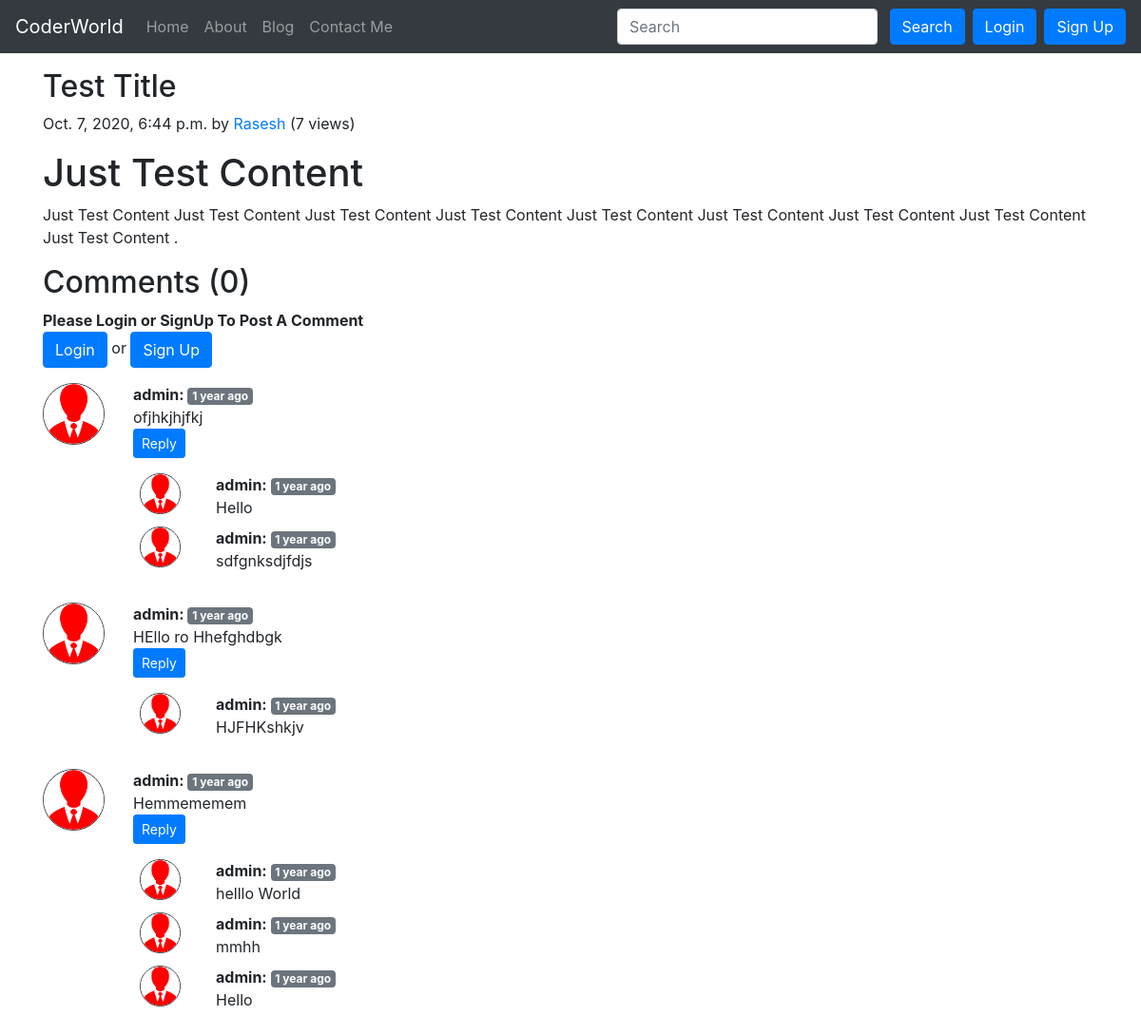
/blog/test-title/, run on the app's committed database.
### blog/models.py (models this page shows, shortened)
class Post(models.Model):
    sno=models.AutoField(primary_key=True)
    title=models.CharField(max_length=255)
    content=models.TextField()
    author=models.CharField(max_length=25)
    slug=models.CharField(max_length=150,unique=True)
    views=models.IntegerField(default=0)
    timeStamp=models.DateTimeField(blank=True)

class BlogComment(models.Model):
    sno=models.AutoField(primary_key=True)
    comment=models.TextField()
    user=models.ForeignKey(User,on_delete=models.CASCADE)
    post=models.ForeignKey(Post, on_delete=models.CASCADE)
    parent=models.ForeignKey('self',on_delete=models.CASCADE, null=True)
    timeStamp=models.DateTimeField(default=now)

### blog/views.py (the view)
# urls.py: path('<str:slug>/', views.blogPost,name='blogPost'),
def blogPost(request,slug):
    post=Post.objects.filter(slug=slug).first()
    post.views+=1
    post.save()
    comments=reversed(BlogComment.objects.filter(post=post,parent=None))
    replies=reversed(BlogComment.objects.filter(post=post).exclude(parent=None))
    repDict={}
    for reply in replies:
        if reply.parent.sno not in repDict.keys():
            repDict[reply.parent.sno]=[reply]
        else:
            repDict[reply.parent.sno].append(reply)
    context={
        'post': post,
        'comments':comments,
        'replyDict':repDict,
    }
    return render(request,'blog/blogPost.html',context=context)

### blog/templatetags/extras.py (called while the page is built)
@register.filter(name='get_val')
def get_val(dict,key):
    return dict.get(key)

### templates/blog/blogPost.html (shortened to what this page needs)
{% extends 'base.html' %}
{% block body %}
{% load static %}
{% load humanize %}
{% load extras %}
{% if post %}
<div class="blog-post container my-3">
  <h2 class="blog-post-title">{{post.title}}</h2>
  <p class="blog-post-meta">{{post.timeStamp}} by <a href="{% url 'home_app:about' %}">{{post.author}}</a> <span>({{post.views}} views)</span></p>
  <p>{{post.content|safe}}</p>
</div>
{% else %}
<h1>Blog Not Found</h1>
{% endif %}
<div class="container">
  <h2>Comments ({{comments|length}})</h2>
  {% if request.user.is_authenticated %}
  <form action="{% url 'blog_app:postComment'%}" method="POST">
    {% csrf_token %}
    <div class="form-group">
      <label for="comment">Type Your Comment</label>
      <textarea type="text" name='comment' class="form-control" placeholder="Enter Comment Here"></textarea>
    </div>
    <input type="hidden" name='postSno' value="{{post.sno}}">
    <input type="hidden" name='parentSno' value="">
    <button type="submit" class="btn btn-primary">Submit</button>
  </form>
  {% else %}
  <b>Please Login or SignUp To Post A Comment</b> <br>
  <button type="button" class="btn btn-primary " data-toggle="modal" data-target="#exampleModal1">
    Login
  </button> or
  <button type="button" class="btn btn-primary " data-toggle="modal" data-target="#exampleModal2">
    Sign Up
  </button>
  {% endif %}
  {% for comment in comments %}
  <div class="row my-3">
    <div class="col-md-1">
      <img class="w-100 d-block mx-auto rounded-circle img-fluid border border-dark rounded"
        src="{% static 'img/user.png' %}" alt='image'>
    </div>
    <div class="col-md-11">
      <b>{{comment.user.username}}: </b> <span class="badge badge-secondary">{{comment.timeStamp|naturaltime}}</span>
      <div>{{comment.comment}}</div>
      <div class="reply-mx-0">
        <button class="btn btn-sm btn-primary" type="button" data-toggle="collapse"
          data-target="#replyBox{{comment.sno}}" aria-expanded="false" aria-controls="collapseExample">
          Reply
        </button>
        <div class="replies my-3 ">
          {%for reply in replyDict|get_val:comment.sno%}
          <div class="row my-2">
            <div class="col-md-1">
              <img class="w-75 d-block mx-auto rounded-circle img-fluid border border-dark rounded"
                src="{% static 'img/user.png' %}" alt='image'>
            </div>
            <div class="col-md-10">
              <b>{{reply.user.username}}: </b> <span
                class="badge badge-secondary">{{reply.timeStamp|naturaltime}}</span>
              <div>{{reply.comment}}</div>
            </div>
          </div>
          {% endfor %}
        </div>
      </div>
    </div>
  </div>
  {% endfor %}
</div>
{% endblock body %}

### templates/base.html (shortened to what this page needs)
<!doctype html>
<html lang="en">
<head>
  <link rel="stylesheet" href="https://stackpath.bootstrapcdn.com/bootstrap/4.3.1/css/bootstrap.min.css"
>
</head>
<body>
  <nav class="navbar navbar-expand-lg navbar-dark bg-dark">
    <a class="navbar-brand" href="#">CoderWorld</a>
    <div class="collapse navbar-collapse" id="navbarSupportedContent">
      <ul class="navbar-nav mr-auto">
        <li class="nav-item {% block homeactive %}
          {% endblock homeactive %}">
          <a class="nav-link" href="{% url 'home_app:home'%}">Home</a>
        </li>
        <li class="nav-item {% block aboutactive %}
          {% endblock aboutactive %}">
          <a class="nav-link" href="{% url 'home_app:about' %}">About</a>
        </li>
        <li class="nav-item {% block blogactive %}
          {% endblock blogactive %}">
          <a class="nav-link" href="{% url 'blog_app:blogHome' %}">Blog</a>
        </li>
        <li class="nav-item {% block contactactive %}
          {% endblock contactactive %}">
          <a class="nav-link" href="{% url 'home_app:contact' %}">Contact Me</a>
        </li>
      </ul>
      <div class="ml-auto form-inline">
        <form class="my-2 my-lg-0" action="/search" method="GET">
          <input class="form-control mr-sm-2" type="search" placeholder="Search" name="query" id="query"
            aria-label="Search">
          <button class="btn btn-primary my-2 mr-2 my-sm-0" type="submit">Search</button>
        </form>
        {% if user.is_authenticated %}
        <ul class="navbar-nav">
          <li class="nav-item dropdown">
            <a class="nav-link dropdown-toggle" href="#" id="navbarDropdown" role="button" data-toggle="dropdown"
              aria-haspopup="true" aria-expanded="false">
              Welcome, {{request.user}}
            </a>
            <div class="dropdown-menu" aria-labelledby="navbarDropdown">
              <a class="dropdown-item" href="{% url 'home_app:myAccount' %}">My Account</a>
              <div class="dropdown-divider"></div>
              <a class="dropdown-item" href='{% url "home_app:handleLogout" %}'>Logout</a>
            </div>
          </li>
        </ul>
        {% else %}
        <button type="button" class="btn btn-primary mr-1" data-toggle="modal" data-target="#exampleModal1">
          Login
        </button>
        <button type="button" class="btn btn-primary ml-1" data-toggle="modal" data-target="#exampleModal2">
          Sign Up
        </button>
        {% endif %}
      </div>
    </div>
  </nav>
  {%block body%}{%endblock%}
</body>
</html>

### data on the page
Post: title "Test Title", timeStamp "Oct. 7, 2020, 6:44 p.m.", author "Rasesh", views "7", content "Just Test Content Just Test Content Just Test Content Just Test Content Just Test Content Just Test Content Just Test Content Just Test Content Just Test Content Just Test Content ."
BlogComment: user.username "admin", timeStamp "1 year ago", comment "ofjhkjhjfkj"
BlogComment: user.username "admin", timeStamp "1 year ago", comment "Hello"
BlogComment: user.username "admin", timeStamp "1 year ago", comment "sdfgnksdjfdjs"
BlogComment: user.username "admin", timeStamp "1 year ago", comment "HEllo ro Hhefghdbgk"
BlogComment: user.username "admin", timeStamp "1 year ago", comment "HJFHKshkjv"
BlogComment: user.username "admin", timeStamp "1 year ago", comment "Hemmememem"
BlogComment: user.username "admin", timeStamp "1 year ago", comment "helllo World"
BlogComment: user.username "admin", timeStamp "1 year ago", comment "mmhh"
BlogComment: user.username "admin", timeStamp "1 year ago", comment "Hello"

### other printed values
{{ comments|length }} "0"
